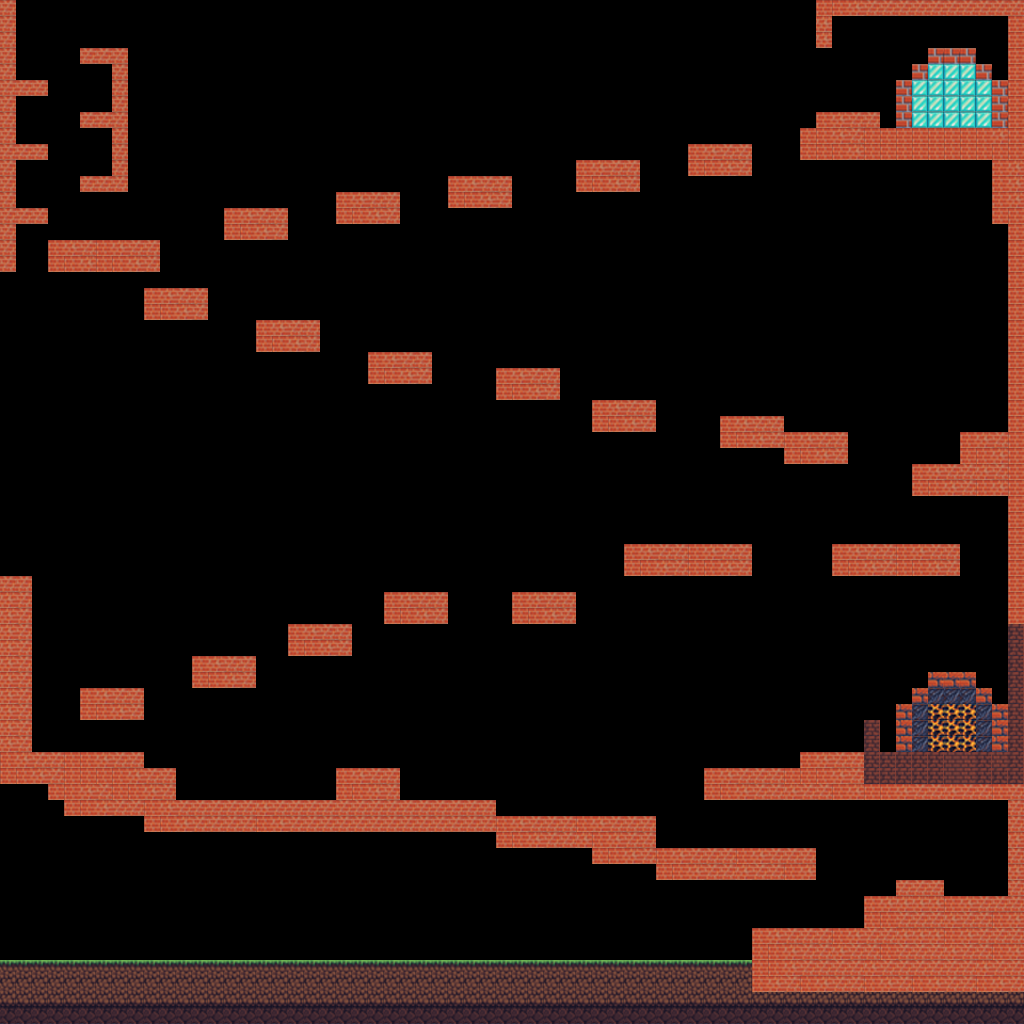

Below is a game level as drawn by its tile map, then a one-line description and the .tmx that defines it (tile-layer data replaced by summaries):
An orthogonal 64x64 tile map with 16x16 px tiles, 1 tile layer (Tile Layer 1).

<map version="1.9" tiledversion="1.9.2" orientation="orthogonal" renderorder="right-down" width="64" height="64" tilewidth="16" tileheight="16" infinite="0" nextlayerid="2" nextobjectid="1">
 <tileset firstgid="1" source="H2lXLM.tsx" />
 <layer id="1" name="Tile Layer 1" width="64" height="64">
  <data>[4096 cells, 917 non-empty, 15 distinct tile ids]</data>
 </layer>
</map>